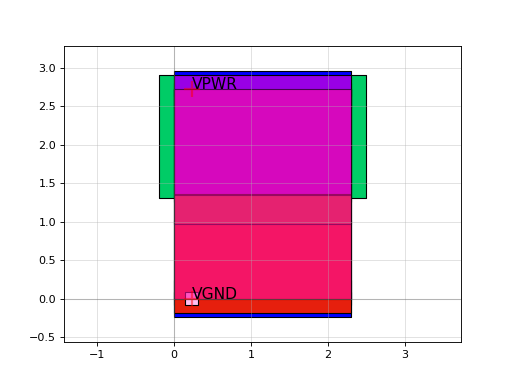

This chart was generated by the following Python code:
import sky130

c = sky130.components.sky130_fd_sc_hd__and2_1()
c.plot()
